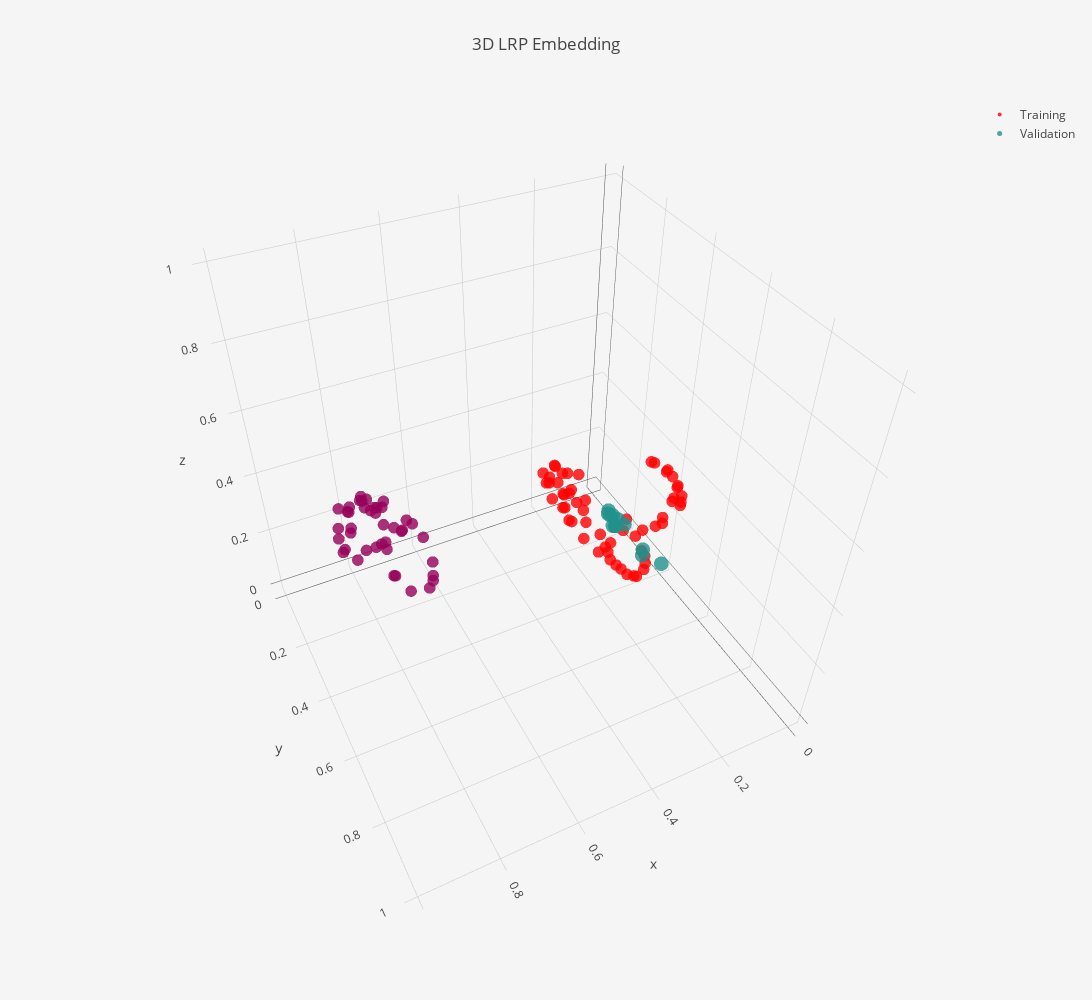

The notebook cell this image was saved under:
### Code cell
embedding_pipeline = Pipeline([
    ("reducer", umap.UMAP(random_state=42,
                    n_components = 3,
                    n_neighbors=10,
                    min_dist=0)),
   ("scaler", MinMaxScaler())
])
embedding_pipeline.fit(training_lrp)


# reducer = umap.UMAP(random_state=42,
#                     n_components = 2,
#                     n_neighbors=10,
#                     min_dist=0)

# embedding = reducer.fit_transform(training_lrp)

# emb2d = go.Scatter(
#     x=embedding[:,0],
#     y=embedding[:,1],
#     mode="markers"
# )

# layout = go.Layout(
#     title= "2D LRP Embedding"
# )

# data=[emb2d]

# fig = go.Figure(data=data, layout=layout)
# iplot(fig)



embedding = embedding_pipeline.transform(training_lrp)

emb3d = go.Scatter3d(
    x=embedding[:,0],
    y=embedding[:,1],
    z=embedding[:,2],
    mode="markers",
    name="Training",
    marker=dict(
        size=4,
        color=pipeline.clusterer.labels_,
        colorscale="Rainbow",
        opacity=0.8
    ),
    text=pipeline.clusterer.labels_
)

val_3d_embedding = embedding_pipeline.transform(val_lrp)

val_emb3d = go.Scatter3d(
    x=val_3d_embedding[:,0],
    y=val_3d_embedding[:,1],
    z=val_3d_embedding[:,2],
    name="Validation",
    mode="markers",
    marker=dict(
        size=5,
        color=cluster_labels,
        colorscale='Viridis',
        opacity=0.8
#         showscale=True
    ),
    text = cluster_labels
)

layout = go.Layout(
    title="3D LRP Embedding",
    autosize=False,
    width=1200,
    height=1000,
    paper_bgcolor='#F5F5F5'
)


data=[emb3d, val_emb3d]

fig = go.Figure(data=data, layout=layout)
iplot(fig, filename='lrp-3d-heart.html')
